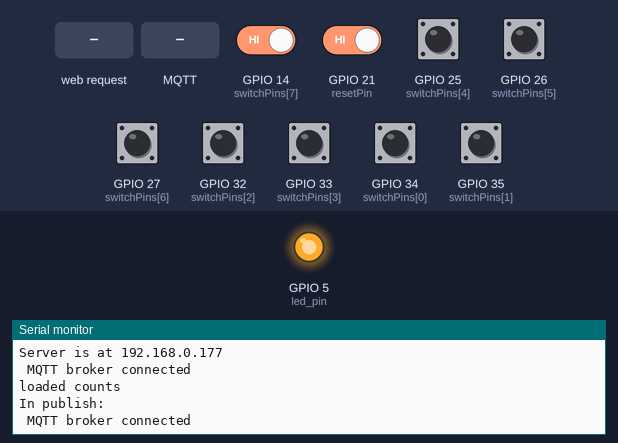
Recording of a sketch running on a simulated ESP32. Shown: output pins drawn as LEDs (lit = HIGH), the last lines printed to the serial monitor. Inputs (shaded band) come from the test bench; at power-on: GPIO 14 (switchPins[7]), GPIO 21 (resetPin), GPIO 25 (switchPins[4]), GPIO 26 (switchPins[5]), GPIO 27 (switchPins[6]), GPIO 32 (switchPins[2]), GPIO 33 (switchPins[3]), GPIO 34 (switchPins[0]), GPIO 35 (switchPins[1]) HIGH. WiFi joins after 1.5 s; servers stay silent unless stated; no MQTT or app messages arrive unless stated. At 9.9 s the program restarts the board; the recording ends there.

Above: at 2.2 s.
2.3 s: HTTP request GET /data received
At 3.0 s:
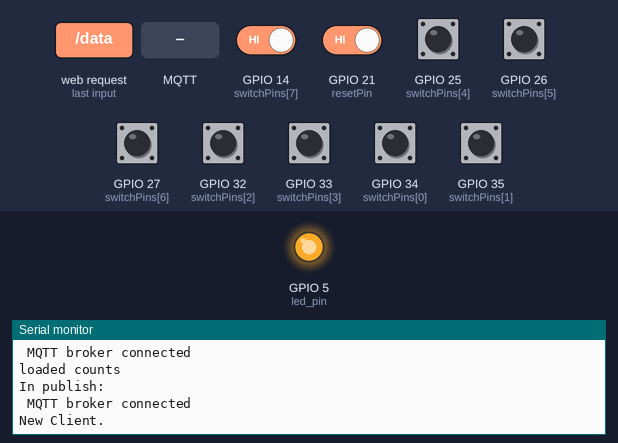
3.8 s: MQTT message "GET /data" arrives on the first subscribed topic
At 4.2 s:
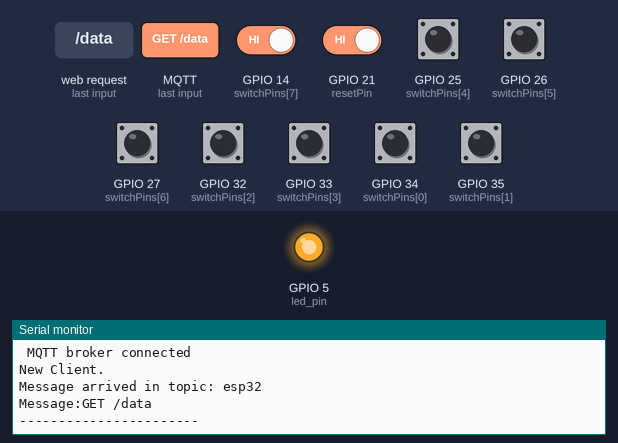
5.3 s: MQTT message "0" arrives on the first subscribed topic
At 6.5 s:
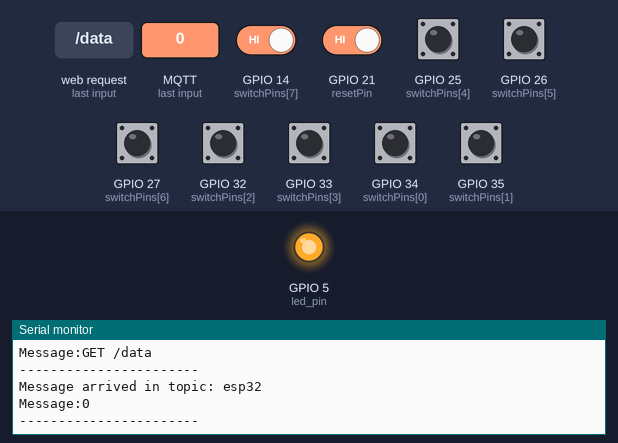
6.8 s: GPIO 14 (switchPins[7]) driven LOW and GPIO 21 (resetPin) driven LOW
At 8.3 s:
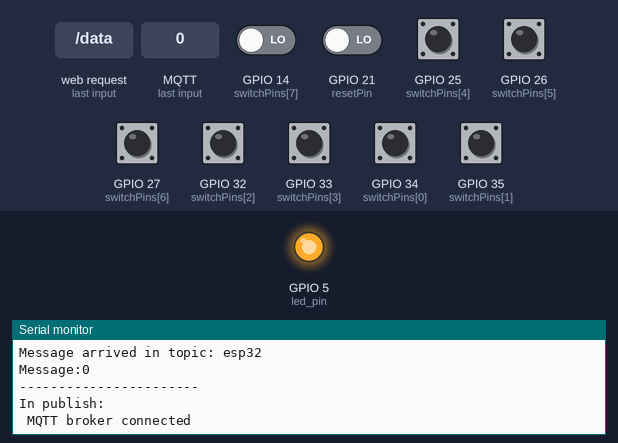

Measured:
- after the input at 2.3 s, the serial monitor: prints a new line at once (image 1)
- after the input at 3.8 s, the serial monitor: prints a new line at once (image 2)
- after the input at 5.3 s, the serial monitor: prints a new line at once (image 3)
- after the input at 6.8 s, the serial monitor: prints a new line at once (image 4)

The sketch:

ethernet_andon_systems.ino
```cpp
#include <WiFi.h>
#include <SPI.h>
#include <Ethernet.h>
#include <PubSubClient.h>
#include <Preferences.h>

Preferences preferences;
const char* ssid_h = "ESP32_switch";  // hotpot name and password  ACT102646054057-5g   16761789
const char* password_h = "12345";     // 192.168.0.111  -5g   // 192.168.0.114

const char *mqtt_broker = "192.168.0.193";
const char *topic = "esp32";
const int mqtt_port = 1883;
String mqtt_client_id = "esp32";

// Set the MAC address and IP address for your Ethernet shield
byte mac[] = { 0xDE, 0xAD, 0xBE, 0xEF, 0xFE, 0xED };
IPAddress ethernet_ip(192, 168, 0, 177); // Set an IP address in your network range

// Create an EthernetServer object
EthernetServer server(80); // Port 80 for HTTP
EthernetClient client;
PubSubClient mqtt_client(client);
// Pin definitions for SPI
#define W5500_CS 5 // Chip Select pin for W5500


//IPAddress local_IP(192, 168, 0, 114);  // 192.168.0.114 // Set your Static IP address
int a = 192, b = 168, c = 0, d = 114;
IPAddress flash_ip;
IPAddress gateway(192, 168, 0, 1);  ///1 -- 3 REPLACED  // Set your Gateway IP address
IPAddress subnet(255, 255, 255, 0);
// IPAddress primaryDNS(8, 8, 8, 8);   //optional
// IPAddress secondaryDNS(8, 8, 4, 4); //optional

String header, publish_data = "";
String network_1, password_1, client_ip, ip;
String ssid, password;
bool MODE, PUBLISH;

int programState = 0, buttonState;
long buttonMillis = 0;

unsigned long currentTime = millis();
unsigned long previousTime = 0;
const long timeoutTime = 2000;

int switchState[8] = {0, 0, 0, 0, 0, 0, 0, 0};     // Array to store the states of the switches
int lastSwitchState[8] = {0, 0, 0, 0, 0, 0, 0, 0};  // Array to store the last states for comparison
int switchCount[8] = {0, 0, 0, 0, 0, 0, 0, 0};    // Array to store the toggle counts for each switch
const int switchPins[8] = {34, 35, 32, 33, 25, 26, 27, 14};  // Pins for the four switches
const int resetPin = 21;     // Set your reset button pin
int led_pin = 5, retry_count = 0;;   // d5 for led

void setap()
{
    /////////////////////     set ap
        MODE = 0;
       Serial.print("Setting AP (Access Point)…");
       WiFi.softAP(ssid_h, password_h);
       IPAddress IP = WiFi.softAPIP();
       Serial.print("AP IP address: ");
       Serial.println(IP);
       server.begin();
       digitalWrite(led_pin,!digitalRead(led_pin));
}


// checking switch States and counts function
void switch_state_count()
{
      for (int i = 0; i < 8; i++)
       {
           switchState[i] = digitalRead(switchPins[i]);  // reading the pin in esp32
           if (switchState[i] == LOW && lastSwitchState[i] == HIGH) // If the switch was just pressed (transition from HIGH to LOW)
           {
             switchCount[i]++;  //Increment the switch count
             preferences.putInt(("count" + String(i)).c_str(), switchCount[i]); // storing into the flash memory
           }
           if(lastSwitchState[i] != switchState[i])  // if any st=witch change or update then pulishing
           {
             PUBLISH = 1;    //setting mode for publishing
           }
            // Update last switch state
           lastSwitchState[i] = switchState[i];   //storing last state in lastSwitchState variable
       }
}

//this fun is for send the switch states and counts to mqtt broker
void publish()
{

  Serial.println("In publish:");
  publish_data = "";
  for(int j=0; j<8; j++)
  {
   //  Serial.println("count" + String(j) +":"); //// printing counts
   //  Serial.println(switchCount[j]);
   publish_data += (String)switchState[j] + "," + (String)switchCount[j] + ","; //string concatinating of switchs states and counts
  }
   if (mqtt_client.connect(mqtt_client_id.c_str())) {
            Serial.println(" MQTT broker connected");

  mqtt_client.publish(topic, publish_data.c_str());  //sending switchs data to mqtt  broker
  PUBLISH = 0;
   }
}

//this fun is for mqtt server retry connection to broker when connection lost after connected to broker
void reconnect()
{
     while (!mqtt_client.connected())
       {
          //String mqtt_client_id = "esp32";
          if (mqtt_client.connect(mqtt_client_id.c_str()))
          {
            Serial.println("MQTT broker connected");
          }
          else
          {
            Serial.print("failed with state ");
            Serial.print(mqtt_client.state());
          }
          hard_reset_button();
          switch_state_count();
          server_code();
        }
}


//////// string IP address to int a,b,c,d variables function
void convert(String address)
{
  // Split the IP address string by dots
  int d1 = address.indexOf('.');
  int d2 = address.indexOf('.', d1 + 1);
  int d3 = address.indexOf('.', d2 + 1);

  // Convert each part into an integer
  a = address.substring(0, d1).toInt();
  b = address.substring(d1 + 1, d2).toInt();
  c = address.substring(d2 + 1, d3).toInt();
  d = address.substring(d3 + 1).toInt();

  // Initialize local_IP with the integers from flash_ip
  //local_IP(a, b, c, d);
}

// this function replaces special chars in password or ssid strings etc which are taking in client
String urlDecode(String input) // URL decode function
{
              input.replace("%20", " ");
              input.replace("%21", "!");
              input.replace("%22", "\"");
              input.replace("%23", "#");
              input.replace("%24", "$");
              input.replace("%25", "%");
              input.replace("%26", "&");
              input.replace("%27", "'");
              input.replace("%28", "(");
              input.replace("%29", ")");
              input.replace("%2A", "*");
              input.replace("%2B", "+");
              input.replace("%2C", ",");
              input.replace("%2D", "-");
              input.replace("%2E", ".");
              input.replace("%2F", "/");
              input.replace("%40", "@");
              // Add more replacements as needed
              return input;
}


void hard_reset_button()
{
  //////////// reset button function
    unsigned long currentMillis = millis();
     buttonState = digitalRead(resetPin);
    if (buttonState == LOW && programState == 0)
    {
       buttonMillis = currentMillis;
       programState = 1;
    }
    else if (programState == 1 && buttonState == HIGH)
    {
        programState = 0; //reset
    }
    if(((currentMillis - buttonMillis) > 3000) && programState == 1) // 3000 means 3sec holding reset button
    {
       programState = 0;
        //ledMillis = currentMillis;
      Serial.println(" reseting and clearing credencials");
      preferences.clear();
      preferences.end();
      esp_restart();
    }
}


void server_code()
{
///////////  ethernet server code
   client = server.available();
  if(client)
  {
    currentTime = millis();
    previousTime = currentTime;
    Serial.println("New Client.");
    String currentLine = "";
    while(client.connected() && currentTime - previousTime <= timeoutTime)
    {
      currentTime = millis();
      if(client.available())
      {
        char c = client.read();
        header += c;
        if(c == '\n')
        {
          if(currentLine.length() == 0)
          {
            client.println("HTTP/1.1 200 OK");
            client.println("Content-type:text/html");
            client.println("Connection: close");
            client.println();
            if (header.indexOf("GET /data") >= 0)
            {
              client.print("{");
              for (int i = 0; i < 8; i++)
              {
                client.print(switchState[i]);
                if(i<8) client.print(",");
                client.println(switchCount[i]);
                if(i<7) client.print(",");
              }
             // client.println(cyclestart);
              client.print("}");
              break;
            }
            // else if(header.indexOf("GET /login") >= 0)
            // {
            //   Serial.println("Logging in");

            //   // Display the HTML web page
            //   client.println("<!DOCTYPE html>");
            //   client.println("<html>");
            //   client.println("<body>");
            //   client.println("<form action=\"/action_page.php\">");

            //   ////////////////////  ssid and paasword
            //   client.println("<label for=\"ssid\">ssid: </label>");
            //   client.println(" <input type=\"text\" id=\"ssid\" name=\"ssid\"><br><br>");
            //   client.println("<label for=\"password\">Password: </label>");
            //   client.println("<input type=\"text\" id=\"password\" name=\"password\"><br><br>");

            //   ////////////////////  static IP
            //   client.println("<p> enter IP address like eg: 192.168.0.1 </p>");
            //   client.println("\n");
            //   client.println("<label for=\"static_IP\">static IP : </label>");
            //   client.println("<input type=\"text\" id=\"static_IP\" name=\"static_IP\"><br><br>");

            //   ////////////////////  submit button
            //   client.println("<input type=\"submit\" value=\"Submit\">");
            //   client.println("</form>");
            //      //////////////   script function
            //   client.println("<script>");
            //   client.println("function encodeFormData() {");
            //   client.println("const form = document.forms[0];");
            //   client.println("form.ssid.value = encodeURIComponent(form.ssid.value);");
            //   client.println("form.password.value = encodeURIComponent(form.password.value);");
            //   client.println("form.static_IP.value = encodeURIComponent(form.static_IP.value);");
            //   client.println("form.voltage.value = encodeURIComponent(form.voltage.value);");
            //   client.println("form.current.value = encodeURIComponent(form.current.value);");
            //   client.println("form.pf.value = encodeURIComponent(form.pf.value);");
            //   client.println("form.kva.value = encodeURIComponent(form.kva.value);");
            //   client.println("form.kwh.value = encodeURIComponent(form.kwh.value);");
            //   client.println("}");
            //   client.println("</script>");
            //   //////////////
            //   client.println("<p>Enter ssid and Password and press submit</p>");
            //   client.println("</body></html>");
            //   client.println();
            // }
            // else if(header.indexOf("GET /action_page.php") >= 0)
            // {
            //   int networkStart = header.indexOf("ssid=") + 5; //seperating ssid string from header string
            //   int networkEnd = header.indexOf("&", networkStart);
            //   network_1 = header.substring(networkStart, networkEnd);
            //   network_1 = urlDecode(network_1);  // Decode SSID

            //   int passwordStart =header.indexOf("password=") + 9; //seperating password string from header string
            //   int passwordEnd = header.indexOf("&", passwordStart);
            //   password_1 = header.substring(passwordStart, passwordEnd);
            //   password_1 = urlDecode(password_1);  // Decode password

            //   int ipStart = header.indexOf("static_IP=") + 10;//seperating ip address string from header string
            //   int ipEnd = header.indexOf(" ", ipStart);
            //   client_ip = header.substring(ipStart, ipEnd);
            //   // Break out of the while loop
            //   Serial.println("network");
            //   Serial.println(network_1);
            //   Serial.println("password");
            //   Serial.println(password_1);
            //   Serial.println("client_iP");
            //   Serial.println(client_ip);

            //         if(network_1 != "") {
            //           preferences.putString("ssid", network_1); //storing ssid with name ssid into flash memory
            //         }
            //         if(password_1 != "") {
            //          preferences.putString("password", password_1); //storing password with name password into flash memory
            //         }
            //         if(client_ip != "")
            //         {
            //           preferences.putString("staticIP", client_ip); //  storing ip address string with name static_IP into flash memory
            //         }
            //         preferences.putString("flash", "done");
            //         delay(100);
            //         Serial.println("credientials Saved");
            //         ESP.restart();
            // }
          }
          else
          {
            currentLine = "";
          }
        }
        else if (c != '\r')
        {
          currentLine += c;
        }
      }
    }
    header = "";
    client.stop();
  }
}


void callback(char *topic, byte *payload, unsigned int length) {
    Serial.print("Message arrived in topic: ");
    Serial.println(topic);
    Serial.print("Message:");
    for (int i = 0; i < length; i++) {
        Serial.print((char) payload[i]);
    }
    Serial.println();
    Serial.println("-----------------------");
}

void setup()
{
   // Initialize the switch pins as inputs
  for (int i = 0; i < 8; i++)
  {
    pinMode(switchPins[i], INPUT);  // Using INPUT_PULLUP to avoid needing external resistors
  }

  pinMode(resetPin, INPUT_PULLUP); // Set the reset pin as input with internal pull-up resistor(default state is high)
  digitalWrite(resetPin, HIGH);
  pinMode(led_pin, OUTPUT);
  digitalWrite(led_pin, LOW);
  Serial.begin(115200);

       // Initialize the SPI bus with custom pins
      SPI.begin(18, 19, 23, W5500_CS); // SCK=18, MISO=19, MOSI=23, CS=5

       // Start the Ethernet connection and server
      Ethernet.init(W5500_CS); // Initialize Ethernet with CS pin
      Ethernet.begin(mac, ethernet_ip);

      // Give the Ethernet module a second to initialize
      delay(1000);
      // Start listening for clients
      server.begin();
      Serial.print("Server is at ");
      Serial.println(Ethernet.localIP());  // Print IP address to Serial Monitor

      if (Ethernet.localIP() == IPAddress(0, 0, 0, 0)) {
      Serial.print("Ethernet not connected, IP address: ");
      Serial.println(Ethernet.localIP());
      }

      //connecting to a mqtt broker
      mqtt_client.setServer(mqtt_broker, mqtt_port);
      mqtt_client.setCallback(callback);

      while (!mqtt_client.connected())
      {
        String mqtt_client_id = "esp32";
        //client_id += String(WiFi.macAddress());
        //Serial.printf("The client %s connects to the public MQTT broker\n", client_id.c_str());
        if (mqtt_client.connect(mqtt_client_id.c_str())) {
            Serial.println(" MQTT broker connected");
        } else {
            Serial.print("failed with state ");
            Serial.print(mqtt_client.state());
            delay(2000);
        }
      }

      // Publish and subscribe
      mqtt_client.publish(topic, "Hi, I'm ESP32 ^^");
      mqtt_client.subscribe(topic);

      Serial.println("loaded counts");  //taking from the flash memory
      for (int i = 0; i < 8; i++)
      {
        //switchState[i] = preferences.getInt(String(i).c_str(), 0);  // Read each switch state, default to 0 if not found
        switchCount[i] = preferences.getInt(("count" + String(i)).c_str(), 0);  // Read each switch count, default to 0 if not found
        // Serial.println("count" + String(i+1) +":");
        // Serial.println(switchCount[i]);
      }
      digitalWrite(led_pin, HIGH);  //led ON
      PUBLISH = 0;
 }

void loop()
{
      mqtt_client.loop();//mqtt loop

      hard_reset_button(); //hard reset function call
  switch_state_count();  //function call for switch states and counts

 if(PUBLISH)  //PUBLISH mode set in switch state and counts if change
  {
    publish();  //function call for publish switchs data to broker
  }

 if(!mqtt_client.connected()) //  retry for mqtt server
  {
    //reconnect(); //function call for mqtt server if connection lost
  }


server_code();
  // // Listen for incoming clients
  // client = server.available();

  // if (client) {
  //   Serial.println("New client connected");

  //   boolean currentLineIsBlank = true;
  //   while (client.connected()) {
  //     if (client.available()) {
  //       char c = client.read();
  //       Serial.write(c); // Print the incoming request to the Serial Monitor

  //       // If you get a newline character and the line is blank, send a response
  //       if (c == '\n' && currentLineIsBlank) {
  //         // Send a standard HTTP response header
  //         client.println("HTTP/1.1 200 OK");
  //         client.println("Content-Type: text/html");
  //         client.println("Connection: close");
  //         client.println();

  //         // Send a simple HTML message
  //         client.println("<!DOCTYPE HTML>");
  //         client.println("<html>");
  //         client.println("<h1>Hello, World!</h1>");
  //         client.println("</html>");

  //         break;
  //       }

  //       // If you get a newline character, set currentLineIsBlank to true, else false
  //       if (c == '\n') {
  //         currentLineIsBlank = true;
  //       } else if (c != '\r') {
  //         currentLineIsBlank = false;
  //       }
  //     }
  //   }

  //   // Give the client time to receive the data
  //   delay(1);

  //   // Close the connection
  //   client.stop();
  //   Serial.println("Client disconnected");
  // }
}
```

Source omitted: modbus_crc.c (data table, 3962 bytes)
